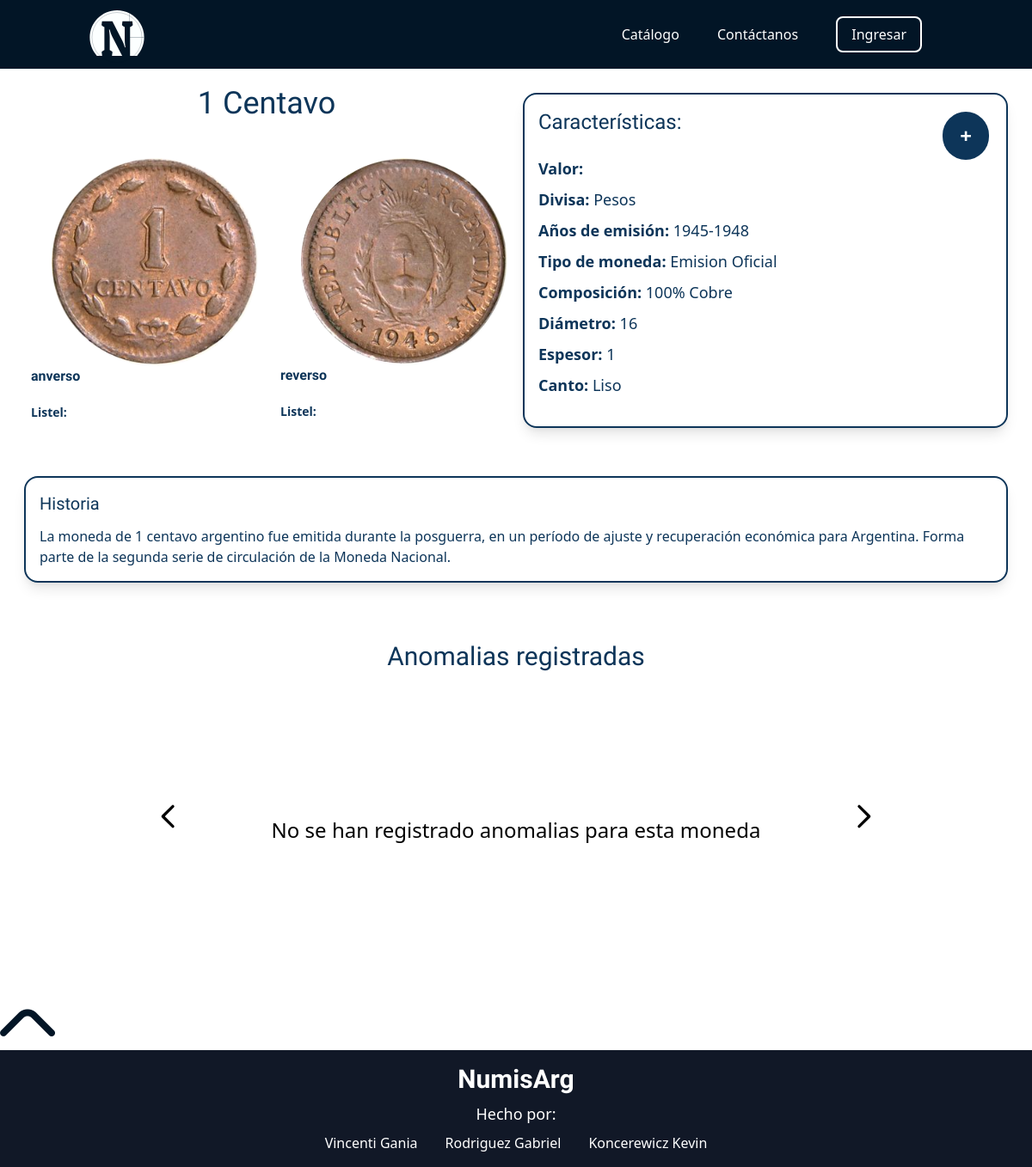
The app's page /src/views/coin-catalog/moneda.php?moneda=30, older data.
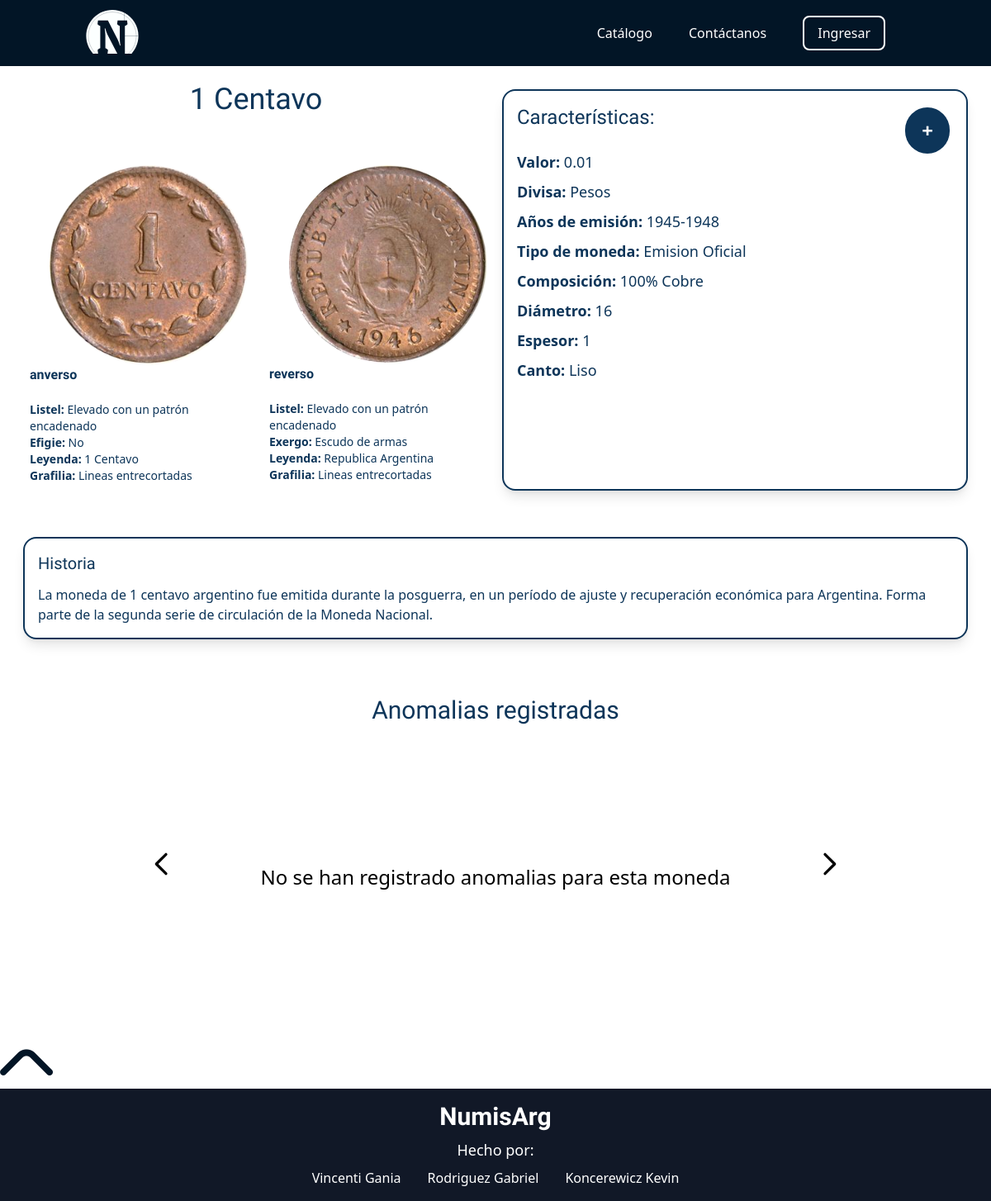
The same page, newer data.
### tables this page shows
CREATE TABLE `moneda_atributo` (
  `id_moneda_atributo` int(11) NOT NULL,
  `id_moneda` int(11) NOT NULL,
  `id_divisa` int(11) NOT NULL,
  `id_tipo_canto` int(11) NOT NULL,
  `id_tipo_moneda` int(11) NOT NULL,
  `valor_nominal` float NOT NULL,
  `composicion` varchar(100) NOT NULL,
  `diametro` float NOT NULL,
  `espesor` float NOT NULL,
  `historia` longtext NOT NULL,
  `inicio_emision` date NOT NULL,
  `fin_emision` date NOT NULL
);

CREATE TABLE `moneda` (
  `id_moneda` int(11) NOT NULL,
  `nombre` varchar(20) NOT NULL
);

CREATE TABLE `divisa` (
  `id_divisa` int(11) NOT NULL,
  `nombre` varchar(20) NOT NULL
);

CREATE TABLE `tipo_moneda` (
  `id_tipo_moneda` int(11) NOT NULL,
  `tipo_moneda` varchar(30) NOT NULL
);

CREATE TABLE `tipo_canto` (
  `id_tipo_canto` int(11) NOT NULL,
  `tipo` varchar(50) NOT NULL
);

CREATE TABLE `imagen` (
  `id_imagen` int(11) NOT NULL,
  `direccion` varchar(100) NOT NULL
);

### src/views/coin-catalog/consultasmoneda.php (called while the page is built, shortened)
<?php
include '../../inc/conexion.php';
$id= $_GET['moneda'];
    $sql="SELECT moneda.nombre, inicio_emision, fin_emision
    FROM moneda
    INNER JOIN moneda_atributo ON moneda.id_moneda=moneda_atributo.id_moneda
    WHERE moneda.id_moneda='$id'";
    $gral=mysqli_query($conectar,$sql);
    $sql="SELECT divisa.nombre , valor_nominal, tipo_canto.tipo, tipo_moneda, composicion, diametro, espesor, historia
        FROM moneda_atributo
        INNER JOIN divisa ON moneda_atributo.id_divisa=divisa.id_divisa
        INNER JOIN tipo_canto ON moneda_atributo.id_tipo_canto=tipo_canto.id_tipo_canto
        INNER JOIN tipo_moneda ON moneda_atributo.id_tipo_moneda=tipo_moneda.id_tipo_moneda
        WHERE id_moneda='$id'";
    $detalle=mysqli_query($conectar,$sql);
    $sql="SELECT `lado`, `detalles`
        FROM `partes`
        INNER JOIN moneda_atributo ON moneda_atributo.id_moneda_atributo=partes.id_moneda_atributo
        WHERE id_moneda='$id'";
    $lados=mysqli_query($conectar,$sql);
?>

### src/views/coin-catalog/moneda.php (the view, shortened to what the changed rows need)
<?php
include '../../../header.php';
include 'consultasmoneda.php';
?>
<!DOCTYPE html>
<html lang="es">
<head>
    <link href="https://cdn.jsdelivr.net/npm/tailwindcss@2.2.19/dist/tailwind.min.css" rel="stylesheet">
    <link href="https://cdn.jsdelivr.net/npm/tailwindcss@2.2.19/dist/tailwind.min.css" rel="stylesheet">
    <link rel="stylesheet" href="../../style.css">
</head>
<body>
<?php
if($gral){
    while($general=mysqli_fetch_assoc($gral)){
        if($detalle){
            while($det=mysqli_fetch_assoc($detalle)){
                $nombre= mb_convert_encoding($general['nombre'], "UTF-8", mb_detect_encoding($general['nombre'],"UTF-8, ISO-8859-1, auto"));
                $emisioni= (int) $general['inicio_emision'];
                $emisionf= (int) $general['fin_emision'];
                $valor= $det['valor_nominal'];
                $divisa= mb_convert_encoding($det['nombre'], "UTF-8", mb_detect_encoding($det['nombre'],"UTF-8, ISO-8859-1, auto"));
                $canto= $det['tipo'];
                $tipomoneda= $det['tipo_moneda'];
                $composicion= mb_convert_encoding($det['composicion'], "UTF-8", mb_detect_encoding($det['composicion'],"UTF-8, ISO-8859-1, auto"));
                $diametro= $det['diametro'];
                $espesor= $det['espesor'];
                $historia= mb_convert_encoding($det['historia'], "UTF-8", mb_detect_encoding($det['historia'],"UTF-8, ISO-8859-1, auto"));
                echo'
                <section class="grid grid-cols-4 grid-rows-6 p-5 font-light-blue">
                    <h1 class="col-span-2 h-10 text-center text-4xl ">'.$nombre.'</h1>
                    <span class="inline-block col-start-3 col-span-4 row-span-6 m-2 p-4 border-2 rounded-2xl shadow-lg border-light-blue">
                        <h2 class="text-2xl inline-block mb-5 ">Características:</h2>
                        <button onclick="mostrarguardar()"  class="float-right p-1 px-5 m-1 rounded-full text-white font-bold text-2xl bg-light-blue leading-loose">
                            +
                        </button>
                        <p class="text-lg leading-loose">
                            <b>Valor:</b> '.$valor.'
                            <b><br>Divisa:</b> '.$divisa.'
                            <b><br>Años de emisión:</b> '.$emisioni.'-'.$emisionf.'
                            <b><br>Tipo de moneda:</b> '.$tipomoneda.'
                            <b><br>Composición:</b> '.$composicion.'
                            <b><br>Diámetro:</b> '.$diametro.'
                            <b><br>Espesor:</b> '.$espesor.'
                            <b><br>Canto:</b> '.$canto.'
                        </p>
                    </span>';
                    if($lados){
                        while($lado=mysqli_fetch_assoc($lados)){
                            $nombrelado=$lado['lado'];
                            $detalles= mb_convert_encoding($lado['detalles'], "UTF-8", mb_detect_encoding($lado['detalles'],"UTF-8, ISO-8859-1, auto"));
                            $secciones = explode("-", $detalles);
                            $seccionescant = count($secciones);
                            $tiposanverso = array("Listel", "Efigie", "Leyenda", "Grafilia");
                            $tiposreverso = array("Listel", "Exergo", "Leyenda", "Grafilia");
                            $sql="SELECT  direccion
                                FROM imagen
                                INNER JOIN partes ON partes.id_imagen=imagen.id_imagen
                                INNER JOIN moneda_atributo ON partes.id_moneda_atributo=moneda_atributo.id_moneda_atributo
                                WHERE id_moneda='$id'
                                AND lado='$nombrelado'";
                            $img=mysqli_query($conectar,$sql);
                            $imagen=mysqli_fetch_assoc($img);
                            if(isset($imagen['direccion'])){
                                $imagenlado= mb_convert_encoding($imagen['direccion'], "UTF-8", mb_detect_encoding($imagen['direccion'],"UTF-8, ISO-8859-1, auto"));
                            }else{
                            $imagenlado='../../assets/icon/usd-circle.svg';
                            }
                            if($nombrelado == 'anverso'){
                                $tipos = $tiposanverso;
                            }else{
                                $tipos = $tiposreverso;
                            }
                            $tiposcant = count($tipos);
                            if($tiposcant <= $seccionescant){
                                $contar = $tiposcant;
                            }
                            if($tiposcant > $seccionescant){
                                $contar = $seccionescant;
                            }
                            echo '
                            <div class="inline-block  row-span-6 p-4 ">
                                <img src="'.$imagenlado.'" class="w-60 mx-6 rounded-full">
                                <h3 class="font-semibold">'.$nombrelado.'</h3>
                                <p class="text-sm">';
                                for($n=0;$n<$contar;$n++){
                                    echo "<br><b>";
                                    echo $tipos[$n];
                                    echo ": </b>";
                                    echo $secciones[$n];
                                }
                                echo'</p>
                            </div>
                            ';
                        }
                    }
                    echo'
                </section>
                <section  class="border-2 rounded-2xl shadow-lg m-7 p-4  border-light-blue font-light-blue">
                    <h2 class="mb-3 text-xl">Historia</h2>
                    <p class="break-words">
                    '.$historia.'
                    </p>
                </section>
                ';
            }
        }
    }
}
        ?>
<div class="relative py-10 pb-20">
    <h1 class="text-center text-3xl mb-10 font-light-blue">Anomalias registradas</h1>
</div>
</body>
</html>

Row changes from the older to the newer data that the page shows:
changed moneda_atributo "100% Cobre": valor_nominal (not shown) → "0.01"
Text that changed along with them:
list line gone: "Listel :"
new list line: "Listel : Elevado con un patrón encadenado Efigie : No Leyenda : 1 Centavo Grafilia : Lineas entrecortadas"
new list line: "Listel : Elevado con un patrón encadenado Exergo : Escudo de armas Leyenda : Republica Argentina Grafilia : Lineas entrecortadas"
